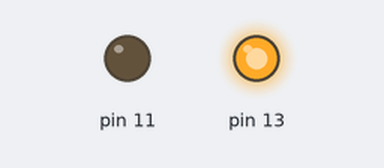
Recording of a sketch running on a simulated Arduino Uno, built with avr-gcc and run on an emulated ATmega328P. Parts: output pins drawn as LEDs (lit = HIGH).

Above: at 1.0 s.
At 3.0 s:
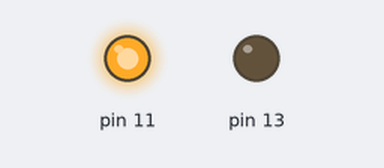
Timing chart, 0 to 5.2 s (numbered marks = the images above):
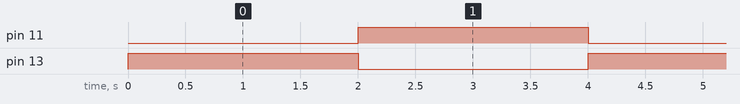

The sketch:

Opdracht_1.ino
```cpp
void setup() {
  // output geven aan de pins die gebruikt worden
  pinMode(11, OUTPUT);
  pinMode(13, OUTPUT);
}

void loop() {
  // led 11 uit, 13 aan
  digitalWrite(11, LOW);
  digitalWrite(13, HIGH);
  // 2 seconden wachten
  delay(2000);

  // led 13 uit, 11 aan
  digitalWrite(13, LOW);
  digitalWrite(11, HIGH);
  // 2 seconden wachten
  delay(2000);
}
```

Measured:
- by itself, pin 11, pin 13: alternates HIGH for 2.0 s and LOW for 2.0 s
